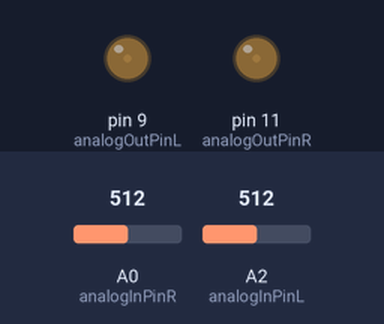
This sketch was run on a simulated Arduino Uno, built with avr-gcc and run on an emulated ATmega328P. Parts: output pins drawn as LEDs (lit = HIGH). The test bench sets the inputs (shaded band); at power-on: A0 (analogInPinR) = 512, A2 (analogInPinL) = 512.

Above: at 1.2 s.
1.3 s: A0 (analogInPinR) set to 716
At 1.9 s:
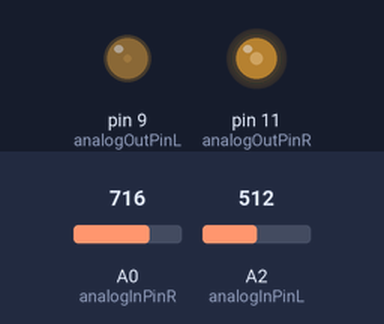
2.8 s: A2 (analogInPinL) set to 716
At 3.1 s:
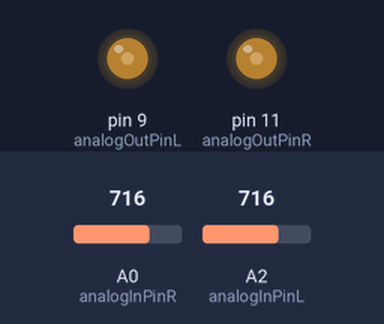
4.3 s: A0 (analogInPinR) set to 511
At 6.4 s:
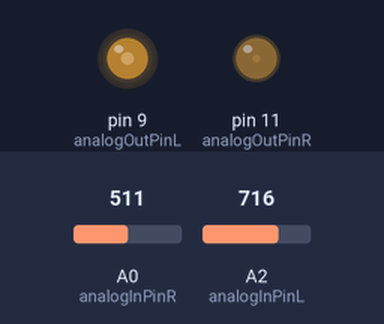
6.7 s: A2 (analogInPinL) set to 900
At 7.3 s:
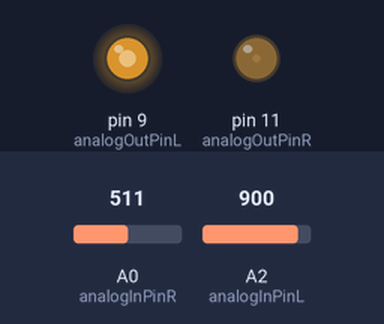
8.2 s: A2 (analogInPinL) set to 1023
At 9.4 s:
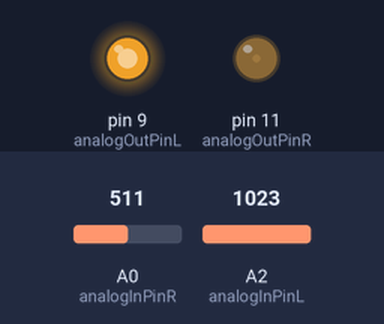
9.7 s: A0 (analogInPinR) set to 900
At 10.7 s:
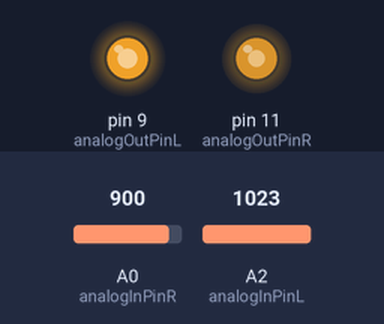
Timing chart, 0 to 12.2 s (numbered marks = the images above; inputs shaded):
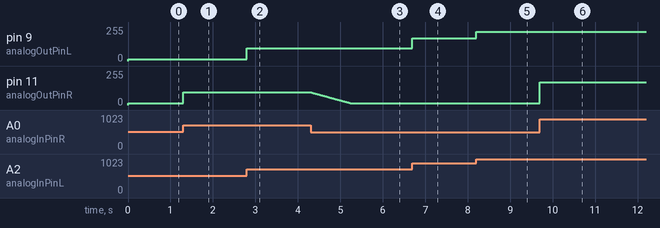

The sketch:

in9_2.ino
```cpp
const int analogInPinL = A2;
const int analogInPinR = A0;
const int analogOutPinL = 9;
const int analogOutPinR = 11;


const float outShift = 15; //520
const float outRatio = 0.4 ;
const float outFade = 0.07 ;


float val_intL, val_intR;
float valo_intL, valo_intR;


void setup() {
  pinMode(analogInPinL, INPUT);
  pinMode(analogInPinR, INPUT);

}

void loop() {

  val_intL = analogRead(analogInPinL);
  val_intR = analogRead(analogInPinR);
  //val_intR = val_intL;


  //set zero offset
  val_intL =   val_intL - 512;
  val_intR =   val_intR - 512;
  if (val_intL < 0){
    val_intL = 0;
  }
  if (val_intR < 0){
    val_intR = 0;
  }


  //fade
  if(val_intL < valo_intL){
    val_intL = valo_intL - outFade;
  }
  valo_intL = val_intL;
  if(val_intR < valo_intR){
    val_intR = valo_intR - outFade;
  }
  valo_intR = val_intR;


  analogWrite(analogOutPinL, val_intL * outRatio + outShift);
  analogWrite(analogOutPinR, val_intR * outRatio + outShift);

}
```

Measured:
- after the input at 1.3 s, pin 11 (analogOutPinR): 15/255 → 96/255 at once
- after the input at 2.8 s, pin 9 (analogOutPinL): 15/255 → 96/255 at once
- after the input at 4.3 s, pin 11 (analogOutPinR): moves from 96/255 to 15/255 over 0.92 s, starting at once
- after the input at 6.7 s, pin 9 (analogOutPinL): 96/255 → 170/255 at once
- after the input at 8.2 s, pin 9 (analogOutPinL): 170/255 → 219/255 at once
- after the input at 9.7 s, pin 11 (analogOutPinR): 15/255 → 170/255 at once
